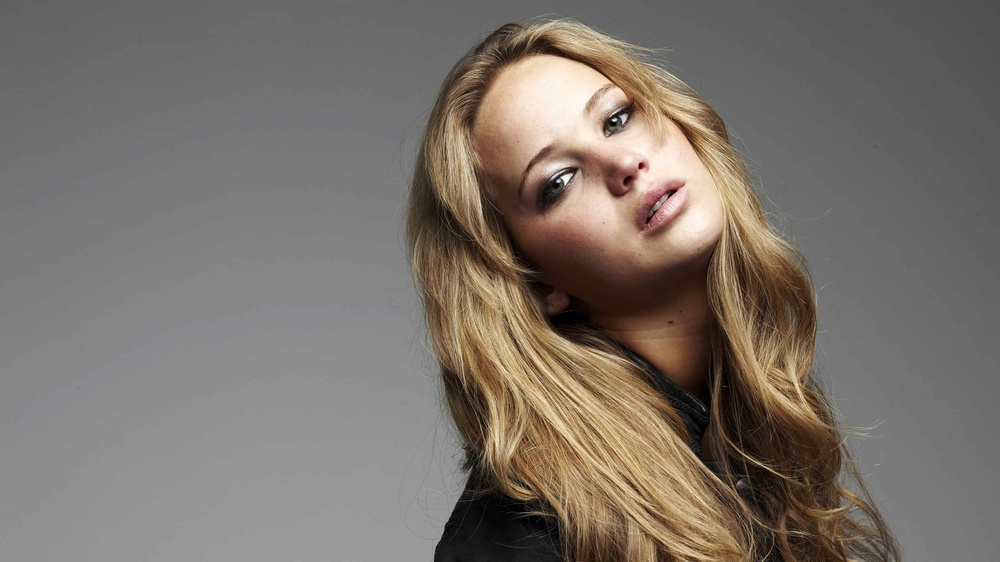
#> input picture utils/jeniffer.jpg, 1000 x 562 px, shrunk from 3840 x 2160 before the run
$ jupyter execute task6.ipynb
#> lines starting #> are read from the running program, lines starting #| are printed output that depends on the picture; after the words box and inside, x2 and y2 are one past the last pixel; in counts of white or black regions, pixels touching at a corner belong together
Loading and Converting to HSV:

The image is loaded and converted into the HSV color space, which splits the image into three channels: hue, saturation, and value.
Thresholding:

We threshold the value plane to generate a binary mask, which helps separate the foreground from the background. The foreground is where pixel values are greater than a certain threshold.
Bitwise Operations:

The cv2.bitwise_and() function is used to isolate the foreground by applying the mask to the value channel.
Histogram Equalization:

The histogram of the foreground is computed, and its cumulative distribution function (CDF) is calculated using np.cumsum(). The equalization formula is then applied to map the pixel intensities in the foreground to a more uniform distribution.
Combining Foreground and Background:

The equalized foreground is combined with the background using cv2.add() to generate the final output.
Displaying the Results:

The hue, saturation, value planes, the mask, and the final image with equalized foreground are displayed for comparison.

[cell 1]
import cv2
import numpy as np
import matplotlib.pyplot as plt

# Step (a): Load the image and convert to HSV
image = cv2.imread('utils/jeniffer.jpg')  # Load your image here
#> image is the input picture: shape (562, 1000, 3); mean B, G, R 106.8, 114.3, 122.3
hsv_image = cv2.cvtColor(image, cv2.COLOR_BGR2HSV)
#> hsv_image: shape (562, 1000, 3); mean H, S, V 10.7, 35.6, 122.4

# Split the HSV channels
hue, saturation, value = cv2.split(hsv_image)
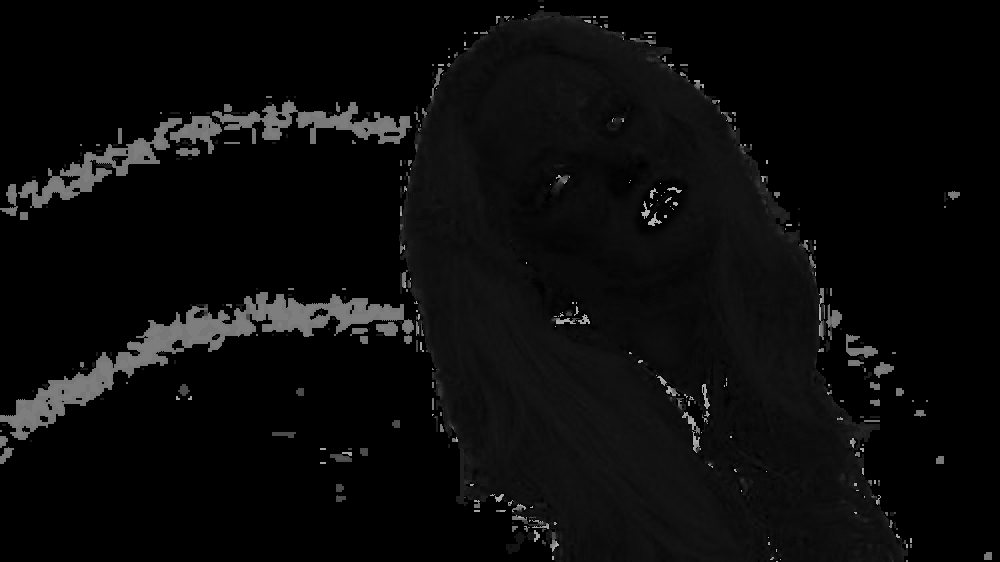
#> hue: shape (562, 1000); min 0, max 179, mean 10.7
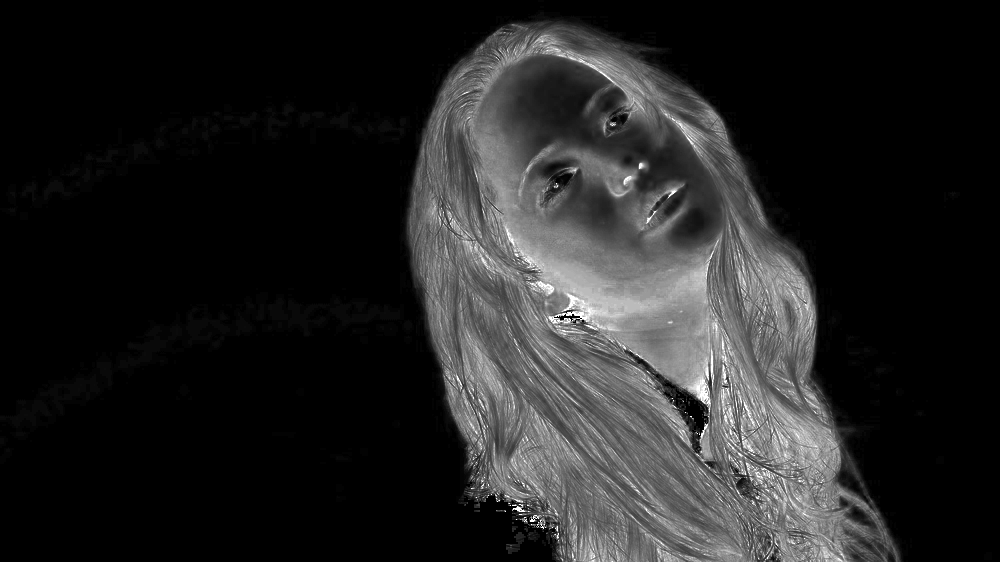
#> saturation: shape (562, 1000); min 0, max 255, mean 35.6
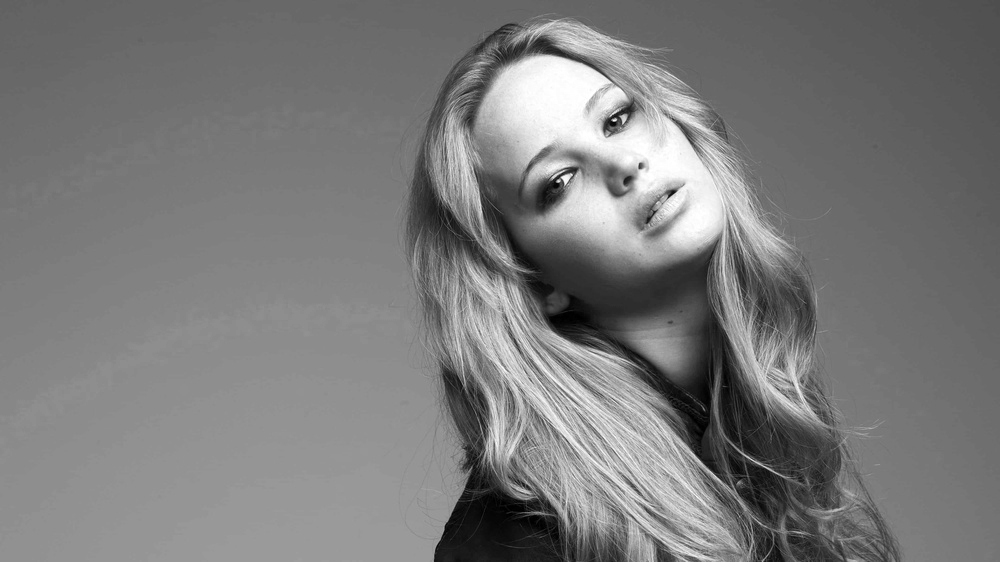
#> value: shape (562, 1000); min 0, max 255, mean 122.4

# Display the H, S, V planes in grayscale
plt.figure(figsize=(10, 6))
plt.subplot(131)
plt.imshow(hue, cmap='gray')
plt.title('Hue Plane')
plt.subplot(132)
plt.imshow(saturation, cmap='gray')
plt.title('Saturation Plane')
plt.subplot(133)
plt.imshow(value, cmap='gray')
plt.title('Value Plane')
plt.show()

# Step (b): Threshold the 'Value' plane to create a binary mask for foreground
_, mask = cv2.threshold(saturation, 15, 255, cv2.THRESH_BINARY)
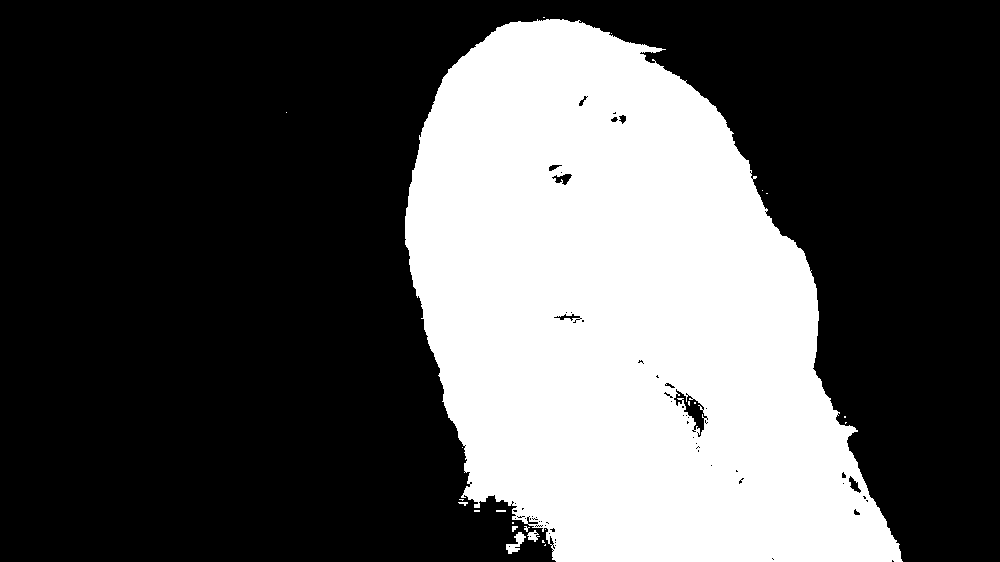
#> mask: shape (562, 1000); 32.9% white; 23 white regions (17 under 20 px), largest, box (x1, y1, x2, y2) and area: (405, 19, 903, 562) 184399, (506, 532, 526, 554) 194, (527, 530, 540, 542) 81, (512, 526, 518, 532) 24, (458, 502, 468, 506) 23, (496, 510, 506, 512) 20

binary_mask = cv2.morphologyEx(mask, cv2.MORPH_CLOSE, cv2.getStructuringElement(cv2.MORPH_ELLIPSE, (65, 65)))
#> binary_mask: shape (562, 1000); 34% white; 2 white regions (1 under 20 px), largest, box (x1, y1, x2, y2) and area: (405, 0, 903, 562) 190965

# Step (c): Extract the foreground using cv2.bitwise_and
foreground = cv2.bitwise_and(image, image, mask=binary_mask)
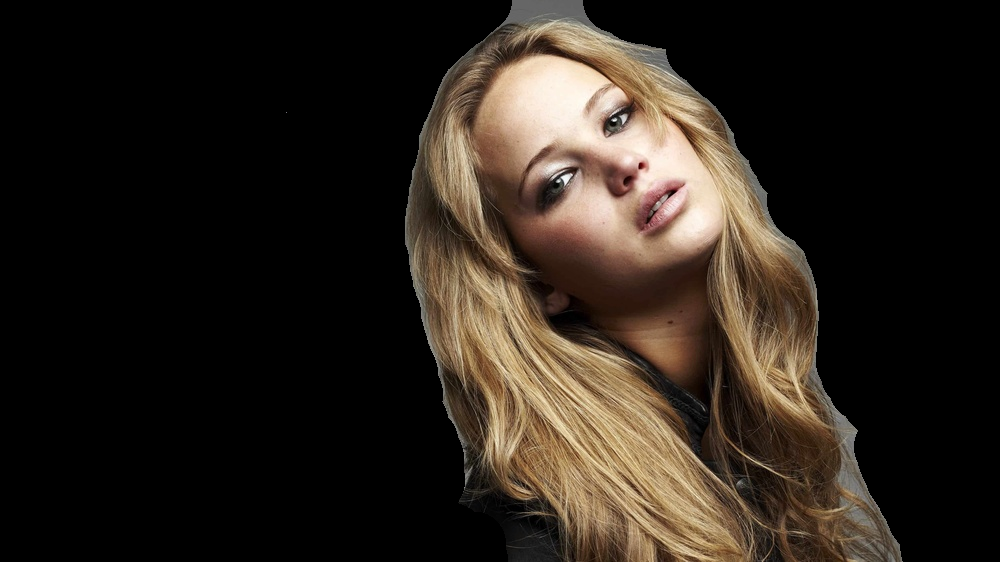
#> foreground: shape (562, 1000, 3); mean B, G, R 27.5, 35.2, 43.1

# Display the mask and foreground
plt.figure(figsize=(10, 4))
plt.subplot(121)
plt.imshow(binary_mask, cmap='gray')
plt.title('Foreground Mask')
plt.subplot(122)
plt.imshow(cv2.cvtColor(foreground, cv2.COLOR_BGR2RGB), cmap='gray')
plt.title('Foreground Extracted')
plt.show()
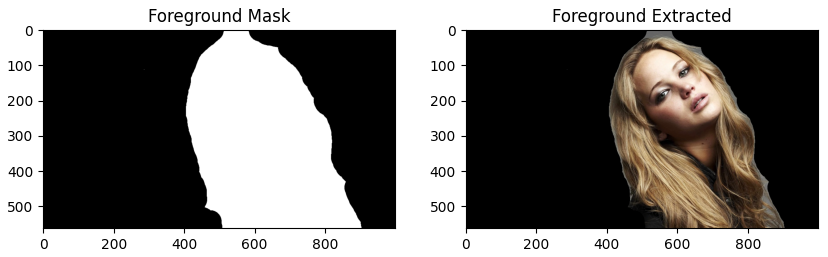
#> figure drawn by matplotlib, 2 panels

# [24 lines of commented-out code are left out]

hsv_foreground = cv2.cvtColor(foreground, cv2.COLOR_BGR2HSV)
#> hsv_foreground: shape (562, 1000, 3); mean H, S, V 5.3, 35.3, 43.1
value_foreground = hsv_foreground[:,:,2]
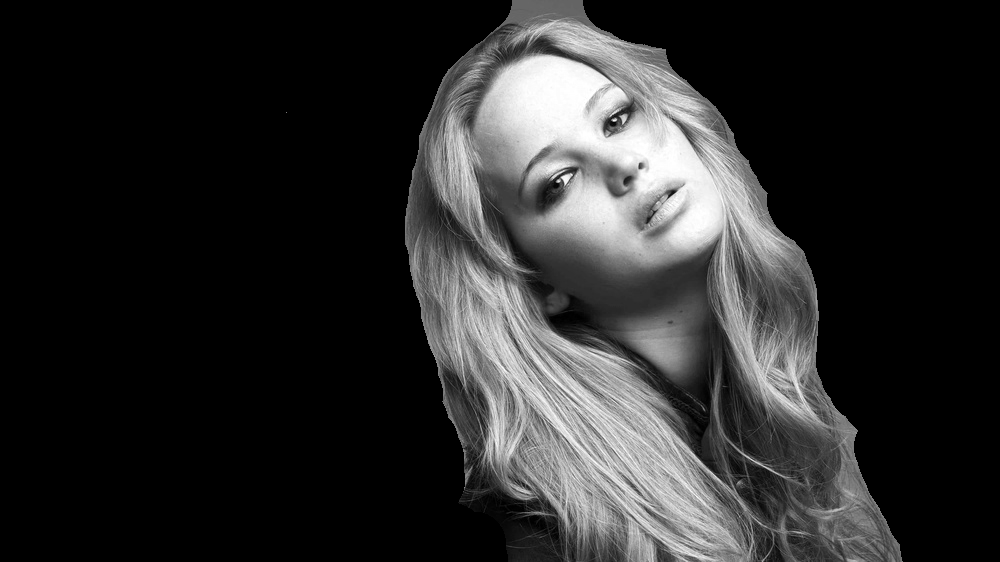
#> value_foreground: shape (562, 1000); min 0, max 255, mean 43.1
value_foreground_equalized = cv2.equalizeHist(value_foreground)
hsv_foreground[:,:,2] = value_foreground_equalized
#> hsv_foreground: shape (562, 1000, 3); mean H, S, V 5.3, 35.3, 43.5

equalized_image = cv2.cvtColor(hsv_foreground, cv2.COLOR_HSV2BGR)
output_image = image.copy()
output_image[binary_mask == 255] = equalized_image[binary_mask == 255]

# Show the original and final images
plt.figure(figsize=(10, 6))
plt.subplot(121)
plt.imshow(cv2.cvtColor(image, cv2.COLOR_BGR2RGB))
plt.title('Original Image')
plt.subplot(122)
plt.imshow(cv2.cvtColor(output_image, cv2.COLOR_BGR2RGB))
plt.title('Image with Histogram Equalized Foreground')
plt.show()
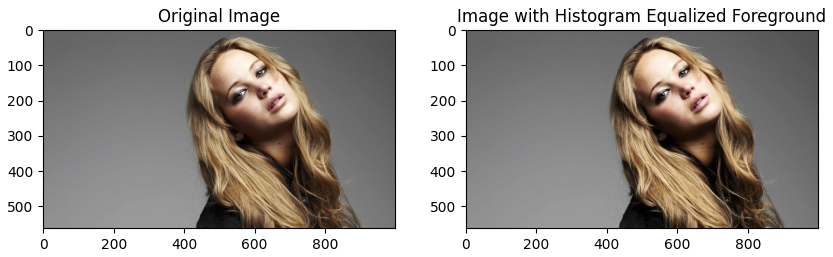
#> figure drawn by matplotlib, 2 panels

[cell 2]
original_foreground = cv2.bitwise_and(value, value, mask=binary_mask)
original_hist = cv2.calcHist([original_foreground], [0], None, [256], [1, 256]).flatten()
#> original_hist = 256 values, max 1561 at index 47, min 0 at index 255, mean 745.6
equalized_hist = cv2.calcHist([value_foreground_equalized], [0], None, [256], [1, 256]).flatten()
#> equalized_hist = 256 values, max 1561 at index 34, min 0 at index 25, mean 744.4
cumulative_original = np.cumsum(original_hist)
#> cumulative_original = 256 values from 143 to 190866
cumulative_equalized = np.cumsum(equalized_hist)
#> cumulative_equalized = 256 values from 758 to 190573
fig, axes = plt.subplots(1, 2, figsize=(10, 5))
axes[0].plot(original_hist)
axes[0].set_title('Original Histogram')
axes[1].plot(equalized_hist)
axes[1].set_title('Histogram after equalizing')
plt.show()
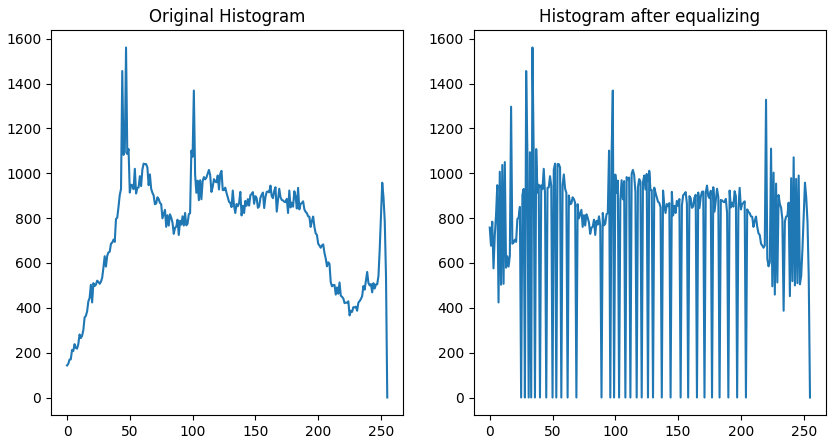
#> figure drawn by matplotlib, 2 panels; panel 1: curve peaks at x = 47, y = 1561; panel 2: curve peaks at x = 34, y = 1561

$ run again, with utils/daisy.jpg copied over utils/jeniffer.jpg
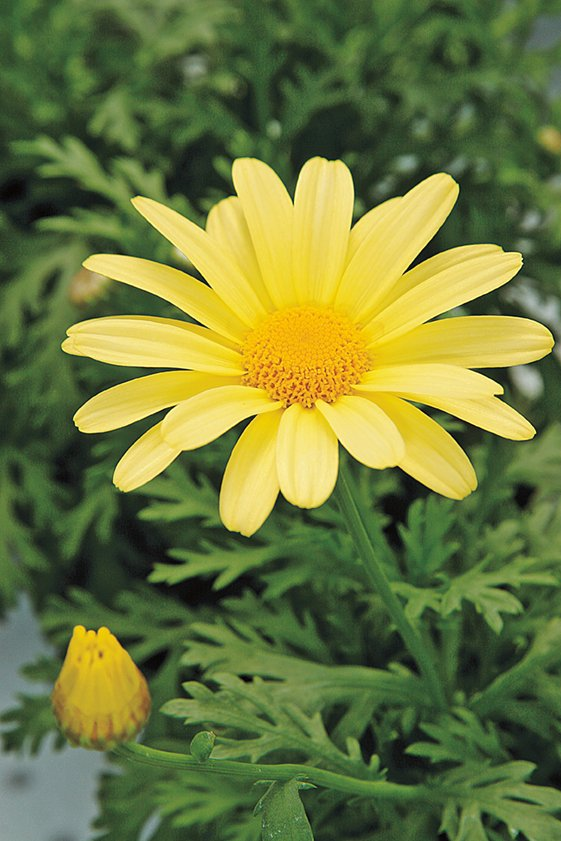
#> input picture utils/daisy.jpg, 561 x 841 px
#> image is the input picture: shape (841, 561, 3); mean B, G, R 60.7, 120.3, 108.5
#> hsv_image: shape (841, 561, 3); mean H, S, V 45.8, 119.6, 126.6
#> `_, mask = cv2.threshold(saturation, 15, 255, cv2.THRESH_BINARY)`:
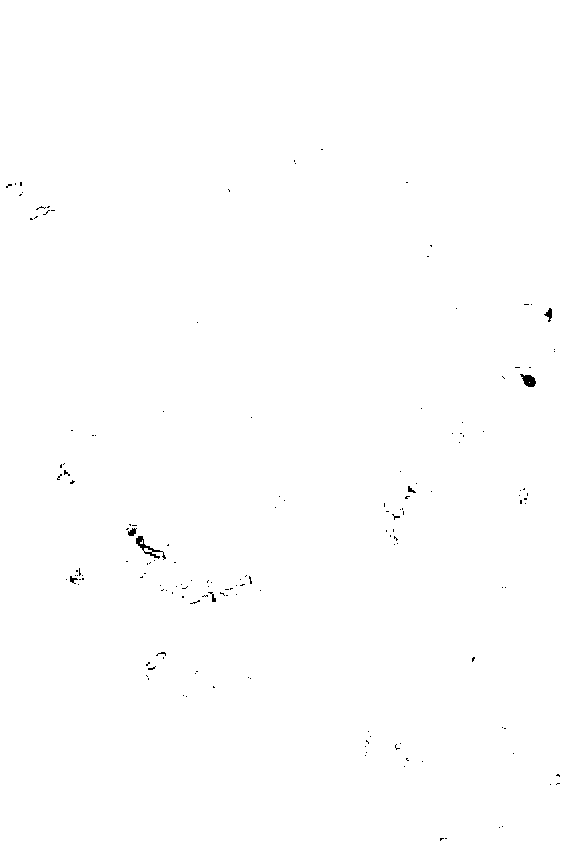
#> mask: shape (841, 561); 99.8% white; black in thin lines or dots, all inside (x1, y1, x2, y2) = (6, 149, 560, 841)
#> binary_mask: shape (841, 561); every value is 255
#> hsv_foreground: shape (841, 561, 3); mean H, S, V 45.8, 119.6, 128.3
#> original_hist = 256 values, max 6112 at index 241, min 0 at index 0, mean 1843
#> equalized_hist = 256 values, max 6112 at index 235, min 0 at index 17, mean 1839.6
#> cumulative_original = 256 values from 0 to 471801
#> cumulative_equalized = 256 values from 1825 to 470942
#> `plt.show()`:
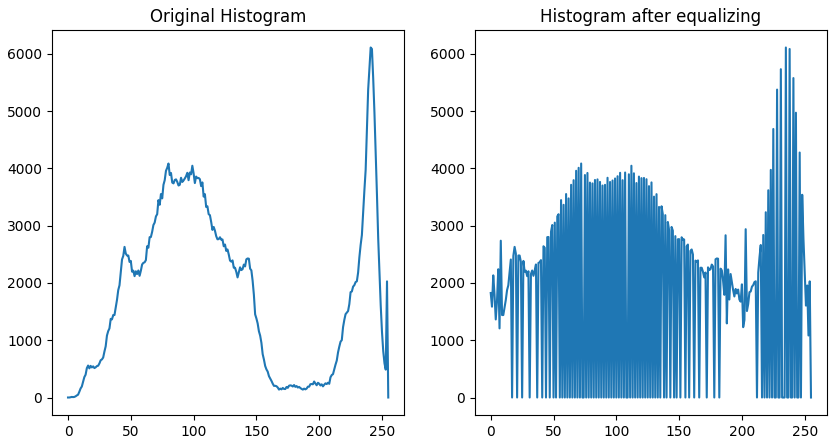
#> figure drawn by matplotlib, 2 panels; panel 1: curve peaks at x = 241, y = 6112; panel 2: curve peaks at x = 235, y = 6112

$ run again, with utils/emma.jpg copied over utils/jeniffer.jpg
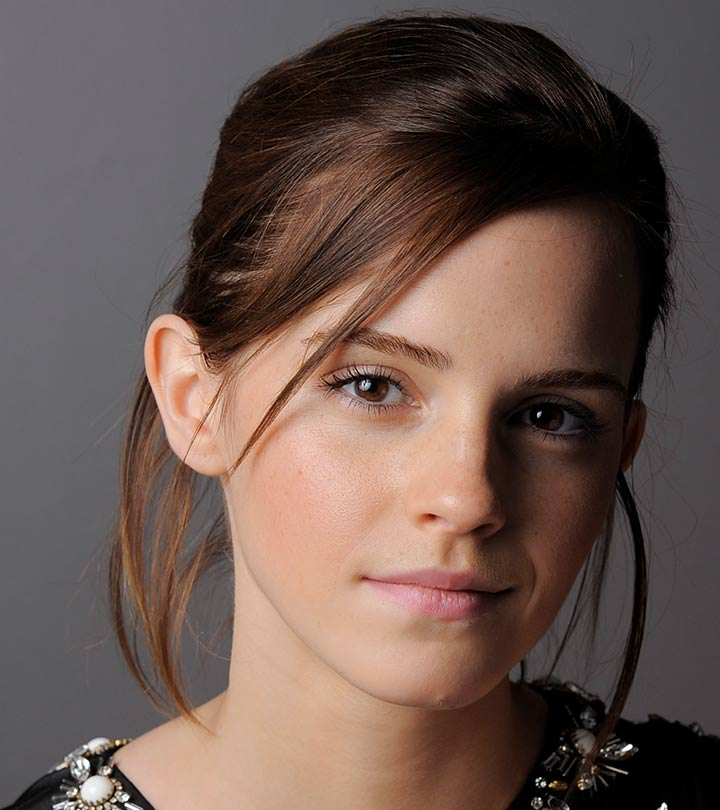
#> input picture utils/emma.jpg, 720 x 810 px
#> image is the input picture: shape (810, 720, 3); mean B, G, R 80.1, 87.4, 106.8
#> hsv_image: shape (810, 720, 3); mean H, S, V 54.8, 73.4, 107.5
#> `_, mask = cv2.threshold(saturation, 15, 255, cv2.THRESH_BINARY)`:
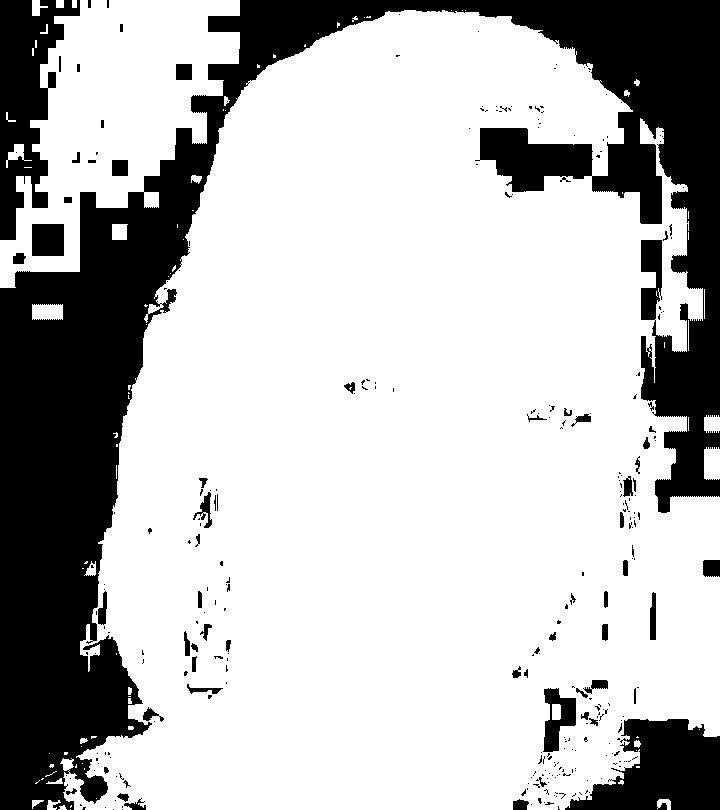
#> mask: shape (810, 720); 73.3% white; 300 black regions (235 under 20 px), largest, box (x1, y1, x2, y2) and area: (0, 0, 720, 810) 129235, (0, 0, 80, 240) 9743, (565, 719, 720, 810) 8971
#> binary_mask: shape (810, 720); 83.1% white; 6 black regions, box (x1, y1, x2, y2) and area: (0, 239, 163, 810) 57388, (522, 0, 720, 293) 22896, (640, 725, 720, 810) 5686, (239, 0, 346, 55) 4507, (655, 328, 720, 417) 4310, (0, 0, 40, 113) 3816
#> original_hist = 256 values, max 12580 at index 114, min 0 at index 255, mean 1867.4
#> equalized_hist = 256 values, max 12580 at index 160, min 0 at index 0, mean 1867.4
#> cumulative_original = 256 values from 6529 to 478066
#> cumulative_equalized = 256 values from 0 to 478066
#> `plt.show()`:
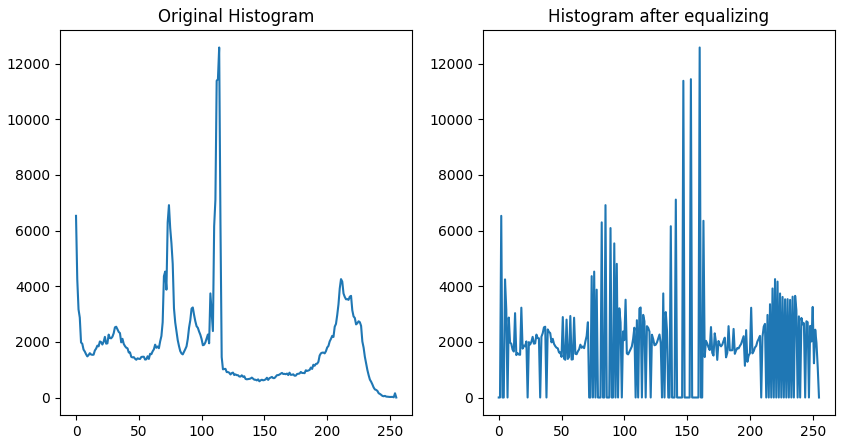
#> figure drawn by matplotlib, 2 panels; panel 1: curve peaks at x = 114, y = 12580; panel 2: curve peaks at x = 160, y = 12580
